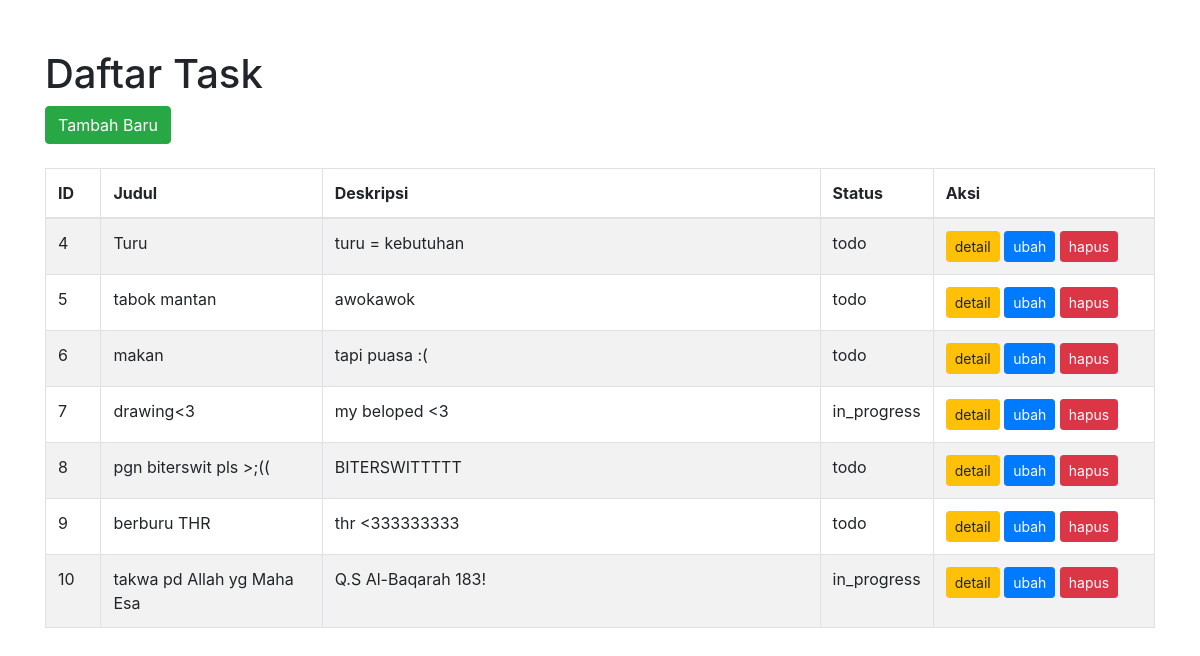
The page / on the database its author committed.
### todo/models.py (models this page shows)
class Task(models.Model):
    class TaskStatus(models.TextChoices):
        TODO = 'todo', _('Todo')
        IN_PROGRESS = 'in_progress', _('In Progress')
        CLOSED = 'closed', _('Closed')
    title = models.CharField(max_length=100)
    description = models.TextField()
    status = models.CharField(
        max_length=20,
        choices=TaskStatus.choices,
        default=TaskStatus.TODO
    )
    created_at = models.DateTimeField(auto_now_add=True)
    updated_at = models.DateTimeField(auto_now=True)
    class Meta:
        db_table = 'tasks'

### todo/views.py (the view)
# urls.py: path('', index_view, name='index'),
def index_view(request):
    tasks = Task.objects.all()
    context = {
        'tasks': tasks
    }
    return render(request, 'todo/index.html', context)

### todo/templates/todo/index.html (shortened to what this page needs)
<!doctype html>
<html lang="en">
<head>
    <link rel="stylesheet" href="https://maxcdn.bootstrapcdn.com/bootstrap/4.0.0/css/bootstrap.min.css">
</head>
<body>
    <div class="container">
        <h1>Daftar Task</h1>
        <div>
            <a href="{% url 'todo:create'  %}" class="btn btn-success">Tambah Baru</a>
        </div>
        <br>
        <table class="table table-bordered table-striped">
            <thead>
                <tr>
                    <th width="5%">ID</th>
                    <th width="20%">Judul</th>
                    <th width="45%">Deskripsi</th>
                    <th width="5%">Status</th>
                    <th width="20%">Aksi</th>
                </tr>
            </thead>
            <tbody>
                {% if tasks %} {% for task in tasks %}
                <tr>
                    <td>{{ task.id }}</td>
                    <td>{{ task.title }}</td>
                    <td>{{ task.description }}</td>
                    <td>{{ task.status }}</td>
                    <td>
                        <a href="{% url 'todo:detail' task.id %}" class="btn btn-warning btn-sm">detail</a>
                        <a href="{% url 'todo:update' task.id %}" class="btn btn-primary btn-sm">ubah</a>
                        <a href="{% url 'todo:delete' task.id %}" class="btn btn-danger btn-sm" onclick="return confirm('Apakah yakin akan menghapus task ini?')">hapus</a>
                    </td>
                </tr>
                {% endfor %} {% else %}
                <tr>
                    <td colspan="5">Data tidak ditemukan.</td>
                </tr>
                {% endif %}
            </tbody>
        </table>
    </div>
</body>
</html>

### todo/templates/todo/index.html (style rules this page uses)
body { margin-top: 50px; }

### rows shown on the page
Task: id "4", title "Turu", description "turu = kebutuhan", status "todo"
Task: id "5", title "tabok mantan", description "awokawok", status "todo"
Task: id "6", title "makan", description "tapi puasa :(", status "todo"
Task: id "7", title "drawing<3", description "my beloped <3", status "in_progress"
Task: id "8", title "pgn biterswit pls >;((", description "BITERSWITTTTT", status "todo"
Task: id "9", title "berburu THR", description "thr <333333333", status "todo"
Task: id "10", title "takwa pd Allah yg Maha Esa", description "Q.S Al-Baqarah 183!", status "in_progress"
